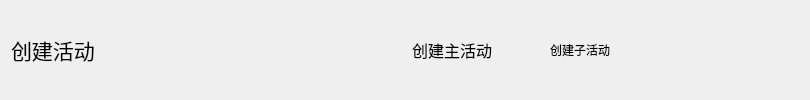
           <widget class="QWidget" name="widget" native="true">
            <layout class="QHBoxLayout" name="horizontalLayout_3">
             <property name="spacing">
              <number>9</number>
             </property>
             <item>
              <widget class="QLabel" name="label_7">
               <property name="font">
                <font>
                 <family>楷体</family>
                 <pointsize>16</pointsize>
                </font>
               </property>
               <property name="text">
                <string>创建活动</string>
               </property>
              </widget>
             </item>
             <item>
              <spacer name="horizontalSpacer_5">
               <property name="orientation">
                <enum>Qt::Horizontal</enum>
               </property>
               <property name="sizeType">
                <enum>QSizePolicy::Expanding</enum>
               </property>
               <property name="sizeHint" stdset="0">
                <size>
                 <width>180</width>
                 <height>20</height>
                </size>
               </property>
              </spacer>
             </item>
             <item>
              <widget class="QLabel" name="label_last">
               <property name="minimumSize">
                <size>
                 <width>80</width>
                 <height>23</height>
                </size>
               </property>
               <property name="maximumSize">
                <size>
                 <width>80</width>
                 <height>23</height>
                </size>
               </property>
               <property name="text">
                <string/>
               </property>
               <property name="alignment">
                <set>Qt::AlignCenter</set>
               </property>
              </widget>
             </item>
             <item>
              <widget class="QToolButton" name="toolButton_last_step">
               <property name="minimumSize">
                <size>
                 <width>30</width>
                 <height>30</height>
                </size>
               </property>
               <property name="maximumSize">
                <size>
                 <width>30</width>
                 <height>30</height>
                </size>
               </property>
               <property name="text">
                <string/>
               </property>
               <property name="autoRaise">
                <bool>true</bool>
               </property>
              </widget>
             </item>
             <item>
              <widget class="QLabel" name="label_current">
               <property name="minimumSize">
                <size>
                 <width>80</width>
                 <height>23</height>
                </size>
               </property>
               <property name="font">
                <font>
                 <pointsize>12</pointsize>
                </font>
               </property>
               <property name="text">
                <string>创建主活动</string>
               </property>
               <property name="alignment">
                <set>Qt::AlignCenter</set>
               </property>
              </widget>
             </item>
             <item>
              <widget class="QToolButton" name="toolButton_next_step">
               <property name="minimumSize">
                <size>
                 <width>30</width>
                 <height>30</height>
                </size>
               </property>
               <property name="maximumSize">
                <size>
                 <width>30</width>
                 <height>30</height>
                </size>
               </property>
               <property name="text">
                <string/>
               </property>
               <property name="autoRaise">
                <bool>true</bool>
               </property>
              </widget>
             </item>
             <item>
              <widget class="QLabel" name="label_next">
               <property name="minimumSize">
                <size>
                 <width>80</width>
                 <height>23</height>
                </size>
               </property>
               <property name="maximumSize">
                <size>
                 <width>80</width>
                 <height>23</height>
                </size>
               </property>
               <property name="text">
                <string>创建子活动</string>
               </property>
               <property name="alignment">
                <set>Qt::AlignCenter</set>
               </property>
              </widget>
             </item>
             <item>
              <spacer name="horizontalSpacer_37">
               <property name="orientation">
                <enum>Qt::Horizontal</enum>
               </property>
               <property name="sizeHint" stdset="0">
                <size>
                 <width>179</width>
                 <height>20</height>
                </size>
               </property>
              </spacer>
             </item>
            </layout>
           </widget>
